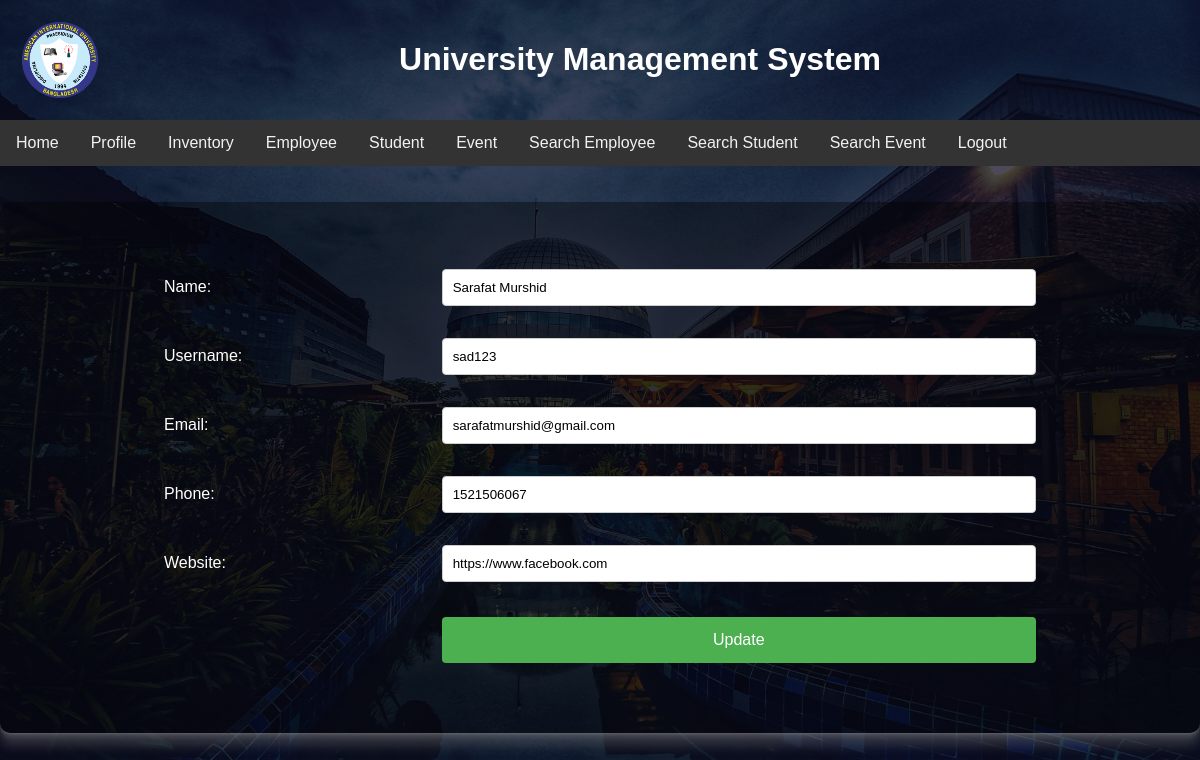
Page /Project/views/update2.php?id=2 (signed in) on the committed database.
### tables this page shows
CREATE TABLE `student` (
  `id` int(11) NOT NULL,
  `name` varchar(100) NOT NULL,
  `username` varchar(100) NOT NULL,
  `email` varchar(100) NOT NULL,
  `phone` int(50) NOT NULL,
  `url` varchar(100) NOT NULL
);

### Project/views/update2.php (the view, shortened to what this page needs)
<?php include "Navbar2.php"?>
<?php
include_once("../model/connection.php");
?>
<?php
$id = $_GET['id'];
$result = mysqli_query($mysqli, "SELECT * FROM student WHERE id=$id");
while($res = mysqli_fetch_array($result))
{
    $name= $res['name'];
    $username= $res['username'];
    $email= $res['email'];
    $phone= $res['phone'];
    $url= $res['url'];
}
?>
<html>
<head>
    <link rel="stylesheet" type="text/css" href="./update.css">
</head>
<body>
    <br/><br/>
    <form class="login-form" name="form1" method="post" action="">
        <table align="center" border="0">
            <tr>
                <td>Name:</td>
                <td><input type="text" name="name" value="<?php echo $name;?>"></td>
            </tr>
            <tr>
                <td>Username:</td>
                <td><input type="text" name="username" value="<?php echo $username;?>"></td>
            </tr>
            <tr>
                <td>Email:</td>
                <td><input type="text" name="email" value="<?php echo $email;?>"></td>
            </tr>
             <tr>
                <td>Phone:</td>
                <td><input type="text" name="phone" value="<?php echo $phone;?>"></td>
            </tr>
             <tr>
                <td>Website:</td>
                <td><input type="text" name="url" value="<?php echo $url;?>"></td>
            </tr>
            <tr>
                <td><input type="hidden" name="id" value=<?php echo $_GET['id'];?>></td>
                <td><input type="submit" name="update" value="Update"></td>
            </tr>
        </table>
    </form>
</body>
</html>

### Project/views/update.css (style rules this page uses)
.login-form { display: flex; flex-direction: column; align-items: center; padding: 50px 40px; color: white; background: rgba(0, 0, 0, 0.4); border-radius: 10px; box-shadow: 0 0.4px 0.4px rgba(128, 128, 128, 0.109), 0 1px 1px rgba(128, 128, 128, 0.155), 0 2.1px 2.1px rgba(128, 128, 128, 0.195), 0 4.4px 4.4px rgba(128, 128, 128, 0.241), 0 12px 12px rgba(128, 128, 128, 0.35); }
table { width: 80%; }
td { padding: 10px; }
input[type="text"] { width: 100%; padding: 10px; margin: 5px 0; box-sizing: border-box; border: 1px solid #ccc; border-radius: 4px; }
input[type="submit"] { width: 100%; background-color: #4caf50; color: white; padding: 14px 20px; margin: 8px 0; border: none; border-radius: 4px; cursor: pointer; font-size: 16px; }

### Project/views/Navbar2.php (style rules this page uses)
* { box-sizing: border-box; }
body { margin: 0; min-height: 100vh; width: 100%; background-image: linear-gradient(rgba(4, 9, 30, 0.7),rgba(4, 9, 30, 0.7)),url(background.jpg); background-position: center; background-size: cover; position: relative; font-family: sans-serif; color: darkgoldenrod; }

### rows in the picture
student: name "Sarafat Murshid", username "sad123", email "sarafatmurshid@gmail.com", phone "1521506067", url "https://www.facebook.com"
